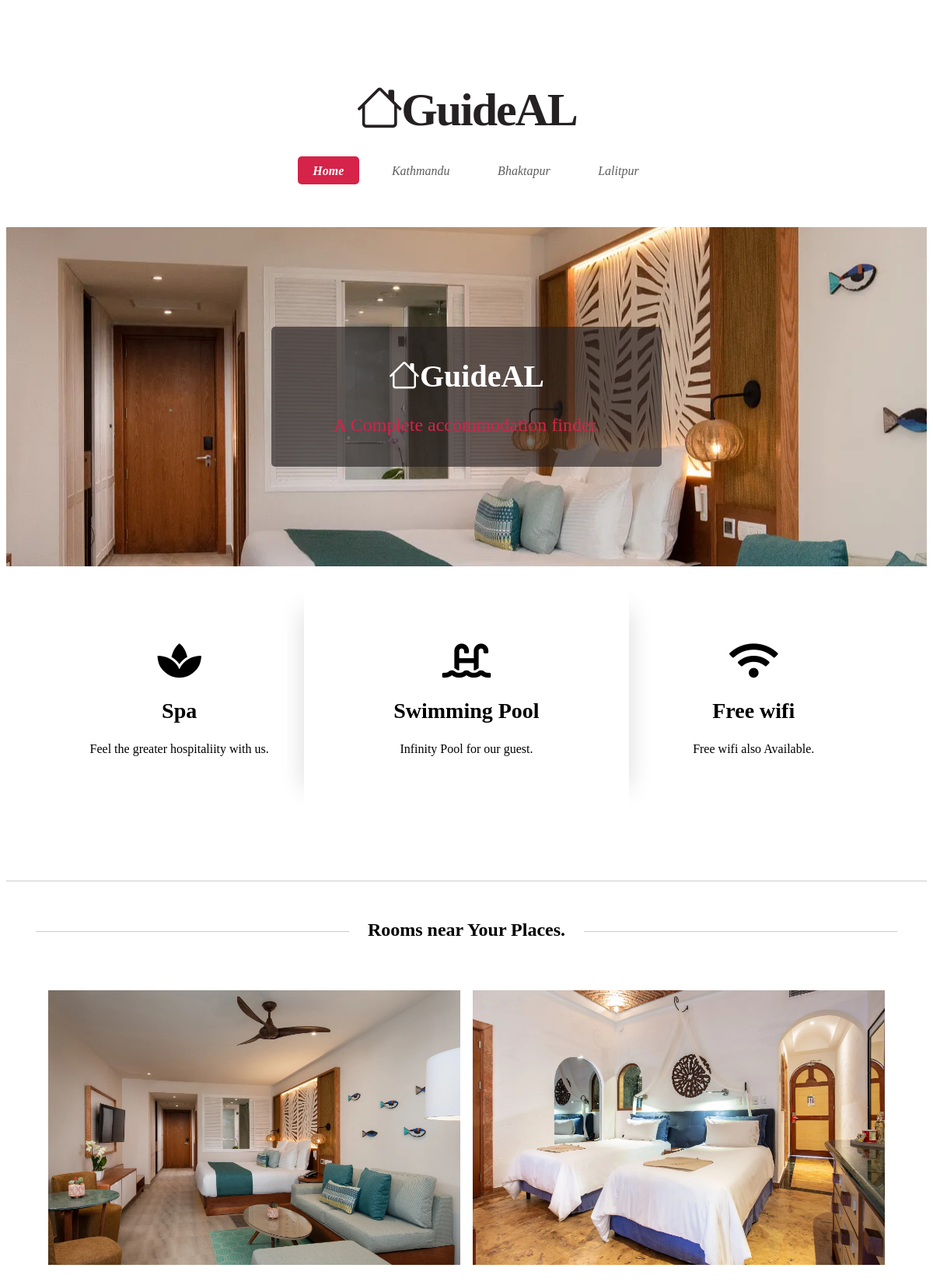
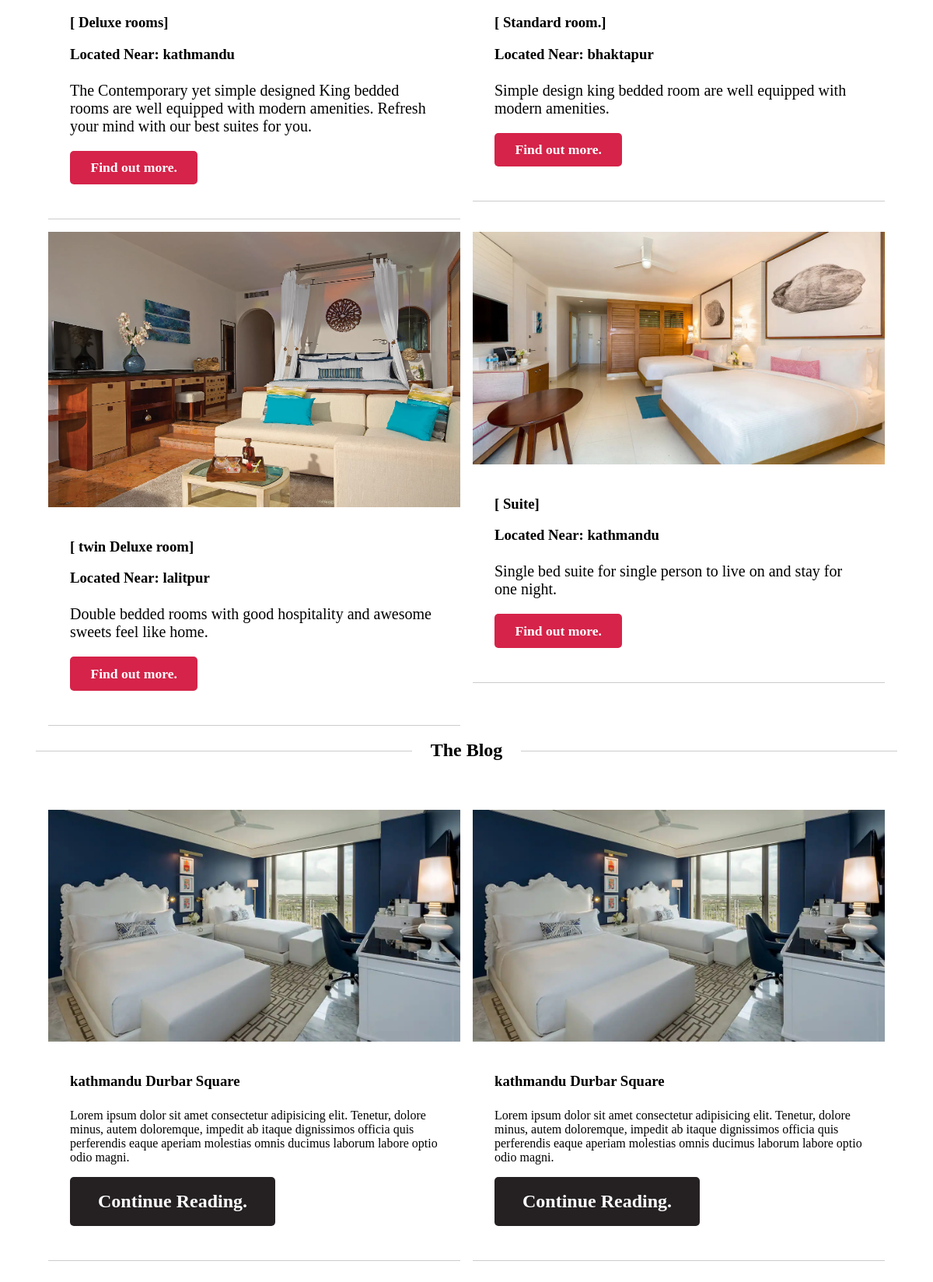
Screenshot of /rooms.php?msg=1 (upper part) with the database file from the repository (2 pictures, top to bottom).
### tables this page shows
CREATE TABLE `rooms` (
  `room_id` int(11) NOT NULL,
  `room_no` varchar(255) NOT NULL,
  `type` varchar(255) NOT NULL,
  `price` decimal(10,0) NOT NULL,
  `details` varchar(255) NOT NULL,
  `image` varchar(255) NOT NULL,
  `location` varchar(255) NOT NULL
);

### rooms.php (the view, shortened to what this page needs)
<?php require_once 'include/databaseconn.php';?>
<!DOCTYPE html>
<html lang="en">
<head>
    <link rel="stylesheet" href="https://cdn.jsdelivr.net/npm/bootstrap-icons@1.8.1/font/bootstrap-icons.css">
    <link rel="stylesheet" href="https://pro.fontawesome.com/releases/v5.10.0/css/all.css" />
    <link rel="stylesheet" href="rooms.css">
</head>
<body>
    <div class="page-wrapper">
      <section id="header">
          <h1><a href="index.php"><i class="bi bi-house"></i>GuideAL</a></a></h1>
          <nav id="nav">
            <ul>
                <li><a href="index.php" class="active"><span>Home</span></a></li>
                <li><a href="#"><span>Kathmandu</span></a></li>
                <li><a href="#"><span>Bhaktapur</span></a></li>
                <li><a href="#"><span>Lalitpur</span></a></li>
            </ul>
          </nav>
          <section id="banner">
              <header>
                  <h2><i class="bi bi-house"></i>GuideAL</h2>
                  <p>A Complete accommodation finder.</p>
              </header>
          </section>
          <section id="intro" class="container">
              <div class="row">
                  <div class="col-0">
                      <section class="first">
                        <i class="fas fa-spa"></i>
                          <header>
                              <h2>Spa</h2>
                          </header>
                          <p>Feel the greater hospitaliity with us.</p>
                      </section>
                  </div>
                  <div class="col-0">
                    <section class="middle">
                        <i class="fas fa-swimming-pool"></i>
                        <header>
                            <h2>Swimming Pool</h2>
                        </header>
                        <p>Infinity Pool for our guest.</p>
                    </section>
                  </div>
                  <div class="col-0">
                      <section class="last">
                        <i class="fas fa-wifi"></i>
                          <header>
                              <h2>Free wifi</h2>
                          </header>
                          <p>Free wifi also Available.</p>
                      </section>
                  </div>
              </div>
          </section>
      </section>
       <section id="main">
           <div class="container">
               <div class="row">
                 <div class="col-2">
                     <section>
                         <header class="major">
                             <h2>Rooms near Your Places.</h2>
                         </header>
                         <div class="row">
                         <?php
	                        $sql=mysqli_query($connection,"select * from rooms");
	                        while($row=mysqli_fetch_assoc($sql))
	                     {?>
                             <div class="col-1">
                                 <section class="box">
                                     <a href="#" class="image featured"><img src="photos/<?php echo $row['image']; ?>" alt="ROOMS1"></a>
                                     <header>
                                         <h3>[ <?php echo $row['type']; ?>]</h3>
                                         <h3>Located Near: <?php echo $row['location']; ?></h3>
                                     </header>
                                     <p><?php echo $row['details']; ?></p>
                                     <footer>
                                         <ul class="actions">
                                             <li><a href="room_details.php?room_id=<?php echo $row['room_id']; ?>" class="button">Find out more.</a></li>
                                         </ul>
                                     </footer>
                                 </section>
                             </div>
                             <?php }?>
                        </div>
                     </section>
                 </div>
                 <div class="col-2">
                     <section>
                         <header class="major">
                             <h2>The Blog</h2>
                         </header>
                         <div class="row">
                             <div class="col-3">
                                 <section class="box">
                                     <a href="#" class="image featured left"><img src="photos/room5.jpg" alt="room"></a>
                                     <header>
                                         <h3>kathmandu Durbar Square</h3>
                                     </header>
                                     <p>Lorem ipsum dolor sit amet consectetur adipisicing elit. Tenetur, dolore minus, autem doloremque, impedit ab itaque dignissimos officia quis perferendis eaque aperiam molestias omnis ducimus laborum labore optio odio magni.</p>
                                     <footer>
                                         <ul class="actions">
                                             <li><a href="#" class="button alt large">Continue Reading.</a></li>
                                         </ul>
                                     </footer>
                                 </section>
                             </div>
                             <div class="col-3">
                                <section class="box">
                                    <a href="#" class="image featured left"><img src="photos/room5.jpg" alt="room"></a>
                                    <header>
                                        <h3>kathmandu Durbar Square</h3>
                                    </header>
                                    <p>Lorem ipsum dolor sit amet consectetur adipisicing elit. Tenetur, dolore minus, autem doloremque, impedit ab itaque dignissimos officia quis perferendis eaque aperiam molestias omnis ducimus laborum labore optio odio magni.</p>
                                    <footer>
                                        <ul class="actions">
                                            <li><a href="#" class="button alt large">Continue Reading.</a></li>
                                        </ul>
                                    </footer>
                                </section>
                            </div>
                         </div>
                     </section>
                 </div>
               </div>
           </div>
       </section>
    </div>
     <?php include_once('include/footer.php');?>
</body>
</html>

### rooms.css (style rules this page uses)
* { box-sizing: border-box; }
#header { position: relative; background: #ffffff; border-bottom: solid 1px #ccc; padding: 5em 0 4em 0; text-align: center; }
#header h1 a { color: #252122; font-weight: 900; font-size: 2.5em; letter-spacing: -0.035em; line-height: 1; text-decoration: none; }
#nav { margin: 2.5em 0 0 0; }
#nav > ul { margin: 0; }
#nav > ul > li { display: inline-block; font-style: italic; margin: 0 0.35em 0 0.35em; }
#nav > ul > li > a { border-radius: 5px; color: #5d5d5d; text-decoration: none; padding: 0.6em 1.2em 0.6em 1.2em; transition: background-color .25s ease-in-out; outline: 0; }
#nav .active { background: #d52349; color: #fff !important; font-weight: 700; }
#banner { background-image: url("photos/room1.jpg"); background-position: center center; background-size: contain contain; background-repeat: no-repeat; text-align: center; position: relative; padding: 8em 0; margin: 4em 0 0 0; }
#banner header { background-color: rgba(34, 30, 31, 0.63); display: inline-block; padding: 2.5em 5em; border-radius: 5px; }
#banner header h2 { color: #fff; font-weight: 700; font-size: 2.5em; margin: 0 0 0.65em 0; }
#banner header p { color: #d52349; padding: 0; font-style: normal; margin: 0; font-size: 1.5em; }
#intro { text-align: center; overflow: hidden; }
#intro section { margin: 3em 0; padding: 2.5em 0; }
#intro h2 { font-size: 1.75em; }
#intro p { margin: 0; }
#intro .middle { position: relative; z-index: 1; }
#intro .middle:before { content: ''; width: 32px; height: 100%; position: absolute; left: -24px; top: 0; display: block; z-index: -1; box-shadow: 32px 0 0 0 #fff, 0 -32px 0 0 #fff, 0 32px 0 0 #fff, 32px 32px 0 0 #fff, 32px -32px 0 0 #fff, 0 0 32px 0 rgba(0, 0, 0, 0.15); }
#intro .middle:after { content: ''; width: 32px; height: 100%; position: absolute; right: -24px; top: 0; display: block; z-index: -1; box-shadow: -32px 0 0 0 #fff, 0 -32px 0 0 #fff, 0 32px 0 0 #fff, -32px 32px 0 0 #fff, -32px -32px 0 0 #fff, 0 0 32px 0 rgba(0, 0, 0, 0.15); }
.col-0 { width: 33.33%; }
.col-0 > section i { font-size: 50px; font-weight: bold; }
.col-1 { width: 50%; margin: 0 auto; }
.col-1 > section p { font-size: 20px; }
.col-3 { width: 50%; }
.row, .row > .col-1, .row > .col-3 { padding: 8px; }
.container { margin: 0 auto; max-width: 100%; width: 70em; }
@media screen and (max-width: 1680px) { .container { width: 70em; } }
@media screen and (max-width: 1280px) { .container { width: calc(100% - 60px); } }
.row { display: flex; flex-wrap: wrap; box-sizing: border-box; align-items: stretch; }
.row > * { box-sizing: border-box; }
section, article { margin-bottom: 2.5em; }
section > :last-child, section:last-child, article > :last-child, article:last-child { margin-bottom: 0; }
header { margin: 0 0 1.5em 0; }
header > p { display: block; font-style: italic; margin: 0.5em 0 0 0; padding-bottom: 0.5em; }
header.major { position: relative; text-align: center; border-top: solid 1px #ccc; top: 1em; margin: 0 0 3em 0; }
header.major h2 { background: #fff; position: relative; top: -0.65em; display: inline; margin: 0; padding: 0 1em 0 1em; }
.box { background: #ffffff; border-bottom: solid 1px #ccc; padding: 2.75em 1.75em 2.75em 1.75em; }
.box .image.featured { position: relative; width: auto; left: 1.75em; top: 1.75em; margin: -4.5em 0 4.25em -3.5em; }
.box footer ul.actions { margin-bottom: 0; }
button, .button { -webkit-appearance: none; display: inline-block; text-decoration: none; cursor: pointer; border: 0; border-radius: 5px; background: #d52349; color: #fff !important; font-weight: 700; outline: 0; font-size: 1.1em; padding: 0.65em 1.5em 0.65em 1.5em; text-align: center; transition: background-color .25s ease-in-out; }
button.alt, .button.alt { background: #252122; }
button.large, .button.large { font-size: 1.5em; padding: 0.75em 1.5em 0.75em 1.5em; }
.image { display: inline-block; outline: 0; }
.image img { display: block; width: 100% }
.image.featured { display: block; width: 100%; margin: 0 0 2em 0; }
.image.left { float: left; margin: 0 2em 2em 0; }
ul { list-style: disc; padding-left: 1em; }
ul li { padding-left: 0.5em; }
li { padding-left: 0.25em; }
ul.actions { list-style: none; padding-left: 0; }
ul.actions li { display: inline-block; margin-left: 1em; padding-left: 0; }
ul.actions li:first-child { margin-left: 0; }

### include/footer.php (style rules this page uses)
footer { bottom: 0; }

### rows the page displays
rooms: image (picture), type "Deluxe rooms", location "kathmandu", details "The Contemporary yet simple designed King bedded rooms are well equipped with modern amenities. Refresh your mind with our best suites for you."
rooms: image (picture), type "Standard room.", location "bhaktapur", details "Simple design king bedded room are well equipped with modern amenities."
rooms: image (picture), type "twin Deluxe room", location "lalitpur", details "Double bedded rooms with good hospitality and awesome sweets feel like home."
rooms: image (picture), type "Suite", location "kathmandu", details "Single bed suite for single person to live on and stay for one night."
